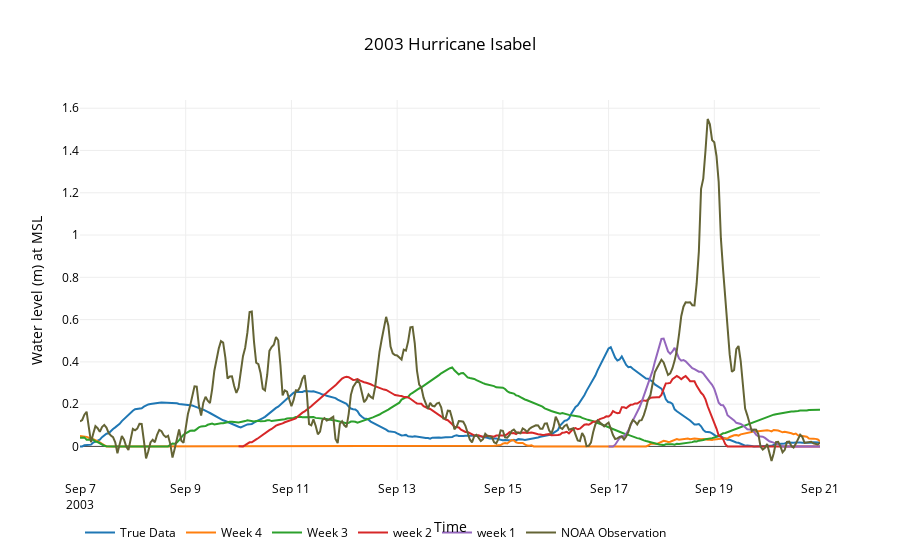

The code cell stored with this chart in its notebook:
### Markdown cell above
### Wachapreague, VA

### Code cell
starts,end,noaa = '20030827','20030926','8631044'
data = utils.plot_timeseries(files,start,starts,end,noaa,name,26981)
title,x,y = '2003 Hurricane Isabel','Time','Water level (m) at MSL'
layout=utils.layout(title,x,y)
fig = go.Figure(data=data, layout=layout)
interactive = iplot(fig)
#po.plot(fig,filename=root_dir+'\\'+'wachapreague_surge.html')
